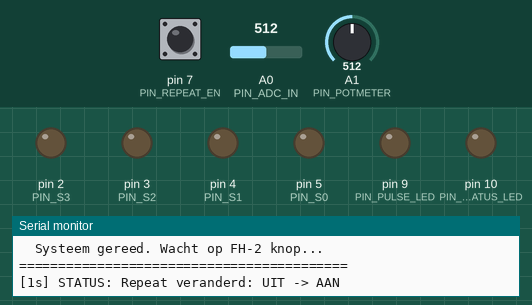
Simulated run of this sketch. Board: Arduino Nano, built with avr-gcc and run on an emulated ATmega328P. On the bench: output pins drawn as LEDs (lit = HIGH), the last lines printed to the serial monitor. The inputs (shaded band) are chosen by the test bench; at power-on: A0 (PIN_ADC_IN) = 512, pin 7 (PIN_REPEAT_EN) HIGH, A1 (PIN_POTMETER) = 512. Pins used as bus, display or sensor lines are not drawn.

Above: at 2.2 s.
2.3 s: A0 (PIN_ADC_IN) set to 473
3.8 s: A0 (PIN_ADC_IN) set to 449
At 4.9 s:
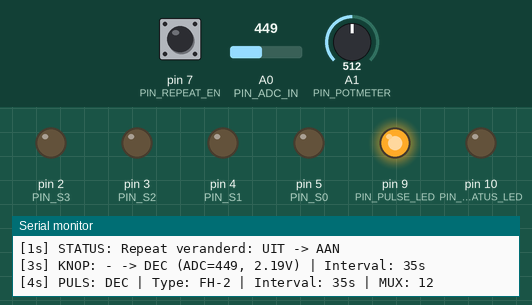
6.6 s: A0 (PIN_ADC_IN) set to 420
8.1 s: A0 (PIN_ADC_IN) set to 399
At 8.27 s:
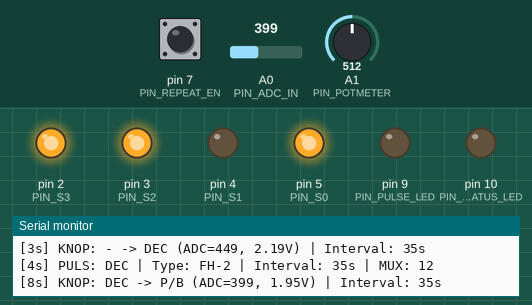
9.9 s: A0 (PIN_ADC_IN) set to 365
At 10.07 s:
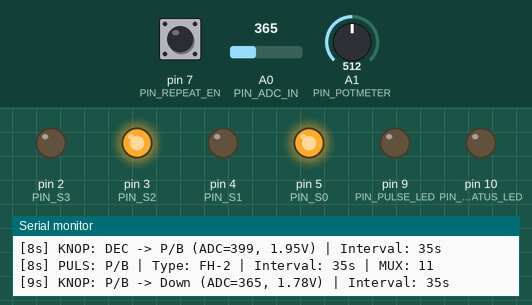
Timing chart, 0 to 12.9 s (numbered marks = the images above; inputs shaded):
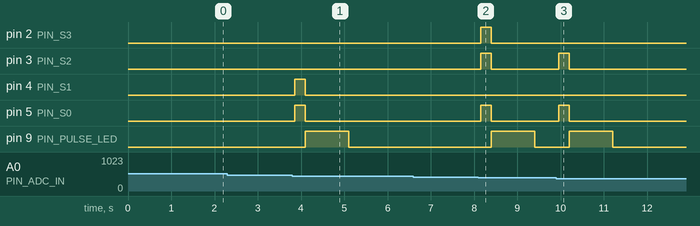

The sketch:

FH2_NANO.ino
```cpp
// ============================================================
// FH-2 CQ-machine controller — Arduino NANO versie 6
// Met intervaltijd weergave in monitor
// Repeat met interval beperkt tot knoppen 1, 2, 3, 4, 5
// ============================================================

// ---------------------------------------------------------------------------
// PULS DEFINITIES
// ---------------------------------------------------------------------------
#define PULS_FH2     "FH-2"
#define PULS_AUTO    "AUTO"

// ---------------------------------------------------------------------------
// STATUS DEFINITIES
// ---------------------------------------------------------------------------
#define STATUS_GESTOPT "GESTOPT"
#define STATUS_ACTIEF  "ACTIEF"

// ---------------------------------------------------------------------------
// PIN DEFINITIES - Nano specifiek
// ---------------------------------------------------------------------------
#define PIN_S3           2   // Nano D2: MUX S0
#define PIN_S2           3   // Nano D3: MUX S1
#define PIN_S1           4   // Nano D4: MUX S2
#define PIN_S0           5   // Nano D5: MUX S3
#define PIN_MUX_EN       6   // Nano D6: MUX Enable (actief laag)
#define PIN_REPEAT_EN    7   // Nano D7: Repeat enable (LOW=uit, HIGH=aan)
#define PIN_PULSE_LED    9   // Nano D9: Puls indicator LED
#define PIN_STATUS_LED   10  // Nano D10: Status LED (GROEN)
#define PIN_POTMETER     A1  // Nano A1: Potmeter interval
#define PIN_ADC_IN       A0  // Nano A0: ADC ingang FH-2

// ---------------------------------------------------------------------------
// CONSTANTEN
// ---------------------------------------------------------------------------
#define ADC_MAX         1023
#define VREF            5.0
#define POT_MAX         1023
#define MIN_INTERVAL    10       // minimale interval in seconden
#define MAX_INTERVAL    60      // maximale interval in seconden
#define MUX_TIMEOUT_MS  2000    // 2 seconden timeout
#define PULSE_DURATION  250     // 500ms pulsduur
#define DEBOUNCE_MS     50      // 50ms debounce
#define TOLERANTIE      0.15    // Spannings tolerantie voor knopdetectie

// ---------------------------------------------------------------------------
// GEMETEN SPANNINGEN EN KNOPEN
// ---------------------------------------------------------------------------
#define NUM_BUTTONS 13

const float BUTTON_VOLTAGES[NUM_BUTTONS] = {
    2.53,   // 0: Geen knop (rust) - hoogste spanning
    0.38,   // 1: 1.text - laagste spanning
    0.51,   // 2: 2.text
    0.667,  // 3: 3.text
    0.817,  // 4: 4.text
    1.001,  // 5: 5.text
    1.165,  // 6: MEM
    1.274,  // 7: Links (LEFT)
    1.453,  // 8: Up (UP)
    1.628,  // 9: Rechts (RIGHT)
    1.782,  // 10: Down (DOWN)
    1.922,  // 11: P/B
    2.09    // 12: DEC
};

const char* BUTTON_NAMES[NUM_BUTTONS] = {
    "-",       // 0: Geen knop
    "1",       // 1: 1.text
    "2",       // 2: 2.text
    "3",       // 3: 3.text
    "4",       // 4: 4.text
    "5",       // 5: 5.text
    "MEM",     // 6: MEM
    "Links",   // 7: LEFT
    "Up",      // 8: UP
    "Rechts",  // 9: RIGHT
    "Down",    // 10: DOWN
    "P/B",     // 11: P/B
    "DEC"      // 12: DEC
};

const int MUX_CHANNELS[NUM_BUTTONS] = {
    0, 1, 2, 3, 4, 5, 6, 7, 8, 9, 10, 11, 12
};

// ---------------------------------------------------------------------------
// VARIABELEN
// ---------------------------------------------------------------------------
int previousButton = -1;
int activeButton = -1;
unsigned long lastButtonPress = 0;
bool intervalActive = false;
unsigned long lastIntervalPulse = 0;
int intervalSeconds = 5;
bool repeatEnabled = true;
unsigned long lastPulseTime = 0;
bool pulseLedState = false;
int lastPotValue = -1;

// Vorige waarden voor change detection
int prev_intervalSeconds = -1;
bool prev_intervalActive = false;
bool prev_repeatEnabled = false;
int prev_detectedButton = -1;

// ---------------------------------------------------------------------------
// SETUP
// ---------------------------------------------------------------------------
void setup() {
    Serial.begin(9600);
    while (!Serial) {
        delay(100);
    }

    // Configureer pinnen
    pinMode(PIN_S0, OUTPUT);
    pinMode(PIN_S1, OUTPUT);
    pinMode(PIN_S2, OUTPUT);
    pinMode(PIN_S3, OUTPUT);
    pinMode(PIN_MUX_EN, OUTPUT);
    pinMode(PIN_REPEAT_EN, INPUT_PULLUP);
    pinMode(PIN_PULSE_LED, OUTPUT);
    pinMode(PIN_STATUS_LED, OUTPUT);

    // MUX uit bij opstart
    digitalWrite(PIN_MUX_EN, HIGH);
    setMuxChannel(0);

    // LED's uit
    digitalWrite(PIN_PULSE_LED, LOW);
    digitalWrite(PIN_STATUS_LED, LOW);

    // Lees initiële interval
    intervalSeconds = readInterval();
    lastPotValue = intervalSeconds;
    prev_intervalSeconds = intervalSeconds;

    // Toon info
    printHeader();
    printCurrentSettings();

    Serial.println(F("=========================================="));
    Serial.println(F("  Systeem gereed. Wacht op FH-2 knop..."));
    Serial.println(F("==========================================\n"));

    delay(500);
}

// ---------------------------------------------------------------------------
// KNOP DETECTIE
// ---------------------------------------------------------------------------
bool canRepeatWithInterval(int buttonIndex) {
    // Alleen knoppen 1, 2, 3, 4, 5 kunnen de interval-cyclus gebruiken
    return (buttonIndex >= 1 && buttonIndex <= 5);
}

int detectButtonByVoltage(int adcValue) {
    float measuredVoltage = (adcValue * VREF) / ADC_MAX;

    int bestMatch = 0;
    float minDiff = 999.0;

    for (int i = 0; i < NUM_BUTTONS; i++) {
        float diff = abs(BUTTON_VOLTAGES[i] - measuredVoltage);
        if (diff < minDiff) {
            minDiff = diff;
            bestMatch = i;
        }
    }

    if (minDiff < TOLERANTIE) {
        return bestMatch;
    }

    return 0;
}

// ---------------------------------------------------------------------------
// HEADER WEERGAVE
// ---------------------------------------------------------------------------
void printHeader() {
    Serial.println(F("=========================================="));
    Serial.println(F("  FH-2 CQ-machine - Arduino NANO v6"));
    Serial.println(F("  Met intervaltijd weergave"));
    Serial.println(F("=========================================="));
    Serial.println();
    Serial.println(F("NANO PIN LAYOUT:"));
    Serial.println(F("------------------------------------------"));
    Serial.println(F("  A0 = ADC FH-2 input"));
    Serial.println(F("  A1 = Potmeter interval"));
    Serial.println(F("  D5-D2 = MUX address (S0-S3)"));
    Serial.println(F("  D6 = MUX ~EN"));
    Serial.println(F("  D7 = Repeat schakelaar (GND=uit)"));
    Serial.println(F("  D9 = Puls LED"));
    Serial.println(F("  D10 = Status LED (GROEN)"));
    Serial.println();
}

// ---------------------------------------------------------------------------
// HUIDIGE INSTELLINGEN WEERGAVE
// ---------------------------------------------------------------------------
void printCurrentSettings() {
    Serial.println(F("HUIDIGE INSTELLINGEN:"));
    Serial.println(F("------------------------------------------"));
    Serial.print(F("  Interval: "));
    Serial.print(intervalSeconds);
    Serial.println(F(" sec"));
    Serial.print(F("  Repeat: "));
    Serial.println(repeatEnabled ? F("AAN") : F("UIT"));
    Serial.println();
}

// ---------------------------------------------------------------------------
// MUX KANAAL INSTELLEN
// ---------------------------------------------------------------------------
void setMuxChannel(int channel) {
    digitalWrite(PIN_S3, (channel & 1) ? HIGH : LOW);
    digitalWrite(PIN_S2, (channel & 2) ? HIGH : LOW);
    digitalWrite(PIN_S1, (channel & 4) ? HIGH : LOW);
    digitalWrite(PIN_S0, (channel & 8) ? HIGH : LOW);
}

// ---------------------------------------------------------------------------
// PULS VERZENDEN
// ---------------------------------------------------------------------------
void sendPulse(int muxChannel, const char* pulseType) {
    digitalWrite(PIN_MUX_EN, LOW);
    setMuxChannel(muxChannel);

    delay(PULSE_DURATION);

    digitalWrite(PIN_MUX_EN, HIGH);
    setMuxChannel(0);

    // Pulse LED activeren
    digitalWrite(PIN_PULSE_LED, HIGH);
    lastPulseTime = millis();
    pulseLedState = true;

    Serial.println();
    Serial.print(F("["));
    Serial.print(millis() / 1000);
    Serial.print(F("s] PULS: "));
    Serial.print(BUTTON_NAMES[activeButton]);
    Serial.print(F(" | Type: "));
    Serial.print(pulseType);
    Serial.print(F(" | Interval: "));
    Serial.print(intervalSeconds);
    Serial.print(F("s | MUX: "));
    Serial.println(muxChannel);
}

// ---------------------------------------------------------------------------
// INTERVAL LEZEN
// ---------------------------------------------------------------------------
int readInterval() {
    int potValue = analogRead(PIN_POTMETER);
    int interval = map(potValue, 0, POT_MAX, MIN_INTERVAL, MAX_INTERVAL);
    return interval;
}

// ---------------------------------------------------------------------------
// STATUS WIJZIGING REPORTEN
// ---------------------------------------------------------------------------
void reportStatusChange(const char* what, const char* oldValue, const char* newValue) {
    Serial.print(F("["));
    Serial.print(millis() / 1000);
    Serial.print(F("s] STATUS: "));
    Serial.print(what);
    Serial.print(F(" veranderd: "));
    Serial.print(oldValue);
    Serial.print(F(" -> "));
    Serial.println(newValue);
}

// ---------------------------------------------------------------------------
// KNOP WIJZIGING REPORTEN
// ---------------------------------------------------------------------------
void reportButtonChange(int oldButton, int newButton, int adcValue) {
    Serial.println();
    Serial.print(F("["));
    Serial.print(millis() / 1000);
    Serial.print(F("s] KNOP: "));
    Serial.print(BUTTON_NAMES[oldButton]);
    Serial.print(F(" -> "));
    Serial.print(BUTTON_NAMES[newButton]);
    Serial.print(F(" (ADC="));
    Serial.print(adcValue);
    Serial.print(F(", "));
    Serial.print((adcValue * VREF) / ADC_MAX, 2);
    Serial.print(F("V) | Interval: "));
    Serial.print(intervalSeconds);
    Serial.println(F("s"));
}

// ---------------------------------------------------------------------------
// INTERVAL CYCLUS START REPORTEN
// ---------------------------------------------------------------------------
void reportCycleStart() {
    Serial.println();
    Serial.println(F("=========================================="));
    Serial.println(F(">>> INTERVAL CYCLUS GESTART"));
    Serial.print(F(">>> Knop: "));
    Serial.print(BUTTON_NAMES[activeButton]);
    Serial.print(F(" | Interval: "));
    Serial.print(intervalSeconds);
    Serial.println(F(" sec"));
    Serial.print(F(">>> Repeat: "));
    Serial.println(repeatEnabled ? F("AAN") : F("UIT"));
    Serial.println(F(">>> Druk opnieuw op dezelfde knop om te stoppen"));
    Serial.println(F("=========================================="));
    Serial.println();
}

// ---------------------------------------------------------------------------
// INTERVAL CYCLUS STOP REPORTEN
// ---------------------------------------------------------------------------
void reportCycleStop() {
    Serial.println();
    Serial.println(F("=========================================="));
    Serial.println(F(">>> INTERVAL CYCLUS GESTOPT"));
    Serial.println(F("=========================================="));
    Serial.println();
}

// ---------------------------------------------------------------------------
// INTERVAL WIJZIGING REPORTEN
// ---------------------------------------------------------------------------
void reportIntervalChange(int oldInterval, int newInterval) {
    Serial.print(F("["));
    Serial.print(millis() / 1000);
    Serial.print(F("s] INFO: Interval gewijzigd: "));
    Serial.print(oldInterval);
    Serial.print(F("s -> "));
    Serial.print(newInterval);
    Serial.println(F("s"));
}

// ---------------------------------------------------------------------------
// HOOFDLUS
// ---------------------------------------------------------------------------
void loop() {
    unsigned long now = millis();
    int adcValue = analogRead(PIN_ADC_IN);
    int detectedButton = detectButtonByVoltage(adcValue);
    repeatEnabled = (digitalRead(PIN_REPEAT_EN) == HIGH);

    // Pulse LED timer
    if (pulseLedState && (now - lastPulseTime >= 1000)) {
        digitalWrite(PIN_PULSE_LED, LOW);
        pulseLedState = false;
    }

    // Interval bijwerken
    int currentInterval = readInterval();
    if (currentInterval != lastPotValue) {
        lastPotValue = currentInterval;
        intervalSeconds = currentInterval;
    }

    // Status LED bijwerken
    digitalWrite(PIN_STATUS_LED, intervalActive ? HIGH : LOW);

    // ========================================
    // CHANGE DETECTION EN RAPPORTAGE
    // ========================================

    // Repeat schakelaar wijziging
    if (repeatEnabled != prev_repeatEnabled) {
        reportStatusChange("Repeat",
            prev_repeatEnabled ? "AAN" : "UIT",
            repeatEnabled ? "AAN" : "UIT");
        prev_repeatEnabled = repeatEnabled;
    }

    // Interval wijziging rapporteren
    if (intervalSeconds != prev_intervalSeconds) {
        reportIntervalChange(prev_intervalSeconds, intervalSeconds);
        prev_intervalSeconds = intervalSeconds;
    }

    // Status wijziging
    if (intervalActive != prev_intervalActive) {
        if (intervalActive) {
            reportCycleStart();
        } else {
            reportCycleStop();
        }
        prev_intervalActive = intervalActive;
    }

    // Knop wijziging
    if (detectedButton != prev_detectedButton) {
        if (detectedButton > 0) {
            reportButtonChange(prev_detectedButton, detectedButton, adcValue);
        }
        prev_detectedButton = detectedButton;
    }

    // ========================================
    // KNOP VERWERKING
    // ========================================

    if (detectedButton > 0 && detectedButton != previousButton) {
        delay(DEBOUNCE_MS);

        int checkAdc = analogRead(PIN_ADC_IN);
        int checkButton = detectButtonByVoltage(checkAdc);

        if (checkButton == detectedButton) {
            activeButton = detectedButton;
            lastButtonPress = now;
            prev_intervalSeconds = intervalSeconds;

            // Stuur puls
            int muxCh = MUX_CHANNELS[activeButton];
            sendPulse(muxCh, PULS_FH2);

            // Intervalcyclus starten of stoppen (alleen voor knoppen 1-5)
            if (canRepeatWithInterval(activeButton)) {
                if (!intervalActive) {
                    intervalActive = true;
                    lastIntervalPulse = now;
                    prev_intervalActive = intervalActive;
                } else {
                    intervalActive = false;
                    digitalWrite(PIN_STATUS_LED, LOW);
                    prev_intervalActive = intervalActive;
                }
            } else {
                // Overige knoppen stoppen een actieve interval-cyclus
                if (intervalActive) {
                    intervalActive = false;
                    digitalWrite(PIN_STATUS_LED, LOW);
                    prev_intervalActive = intervalActive;
                }
            }

            previousButton = detectedButton;
        }
    }

    if (detectedButton == 0) {
        previousButton = -1;
    }

    // ========================================
    // INTERVAL PULS
    // ========================================

    if (intervalActive && repeatEnabled) {
        if (now - lastIntervalPulse >= (intervalSeconds * 1000UL)) {
            sendPulse(MUX_CHANNELS[activeButton], PULS_AUTO);
            lastIntervalPulse = now;
        }
    }

    // MUX timeout
    if (activeButton > 0 && (now - lastButtonPress >= MUX_TIMEOUT_MS)) {
        setMuxChannel(0);
        digitalWrite(PIN_MUX_EN, HIGH);
    }
}
```

Measured:
- the behaviour switches between 459 and 458 on A0 (PIN_ADC_IN) (found by bisection; images 0 and 1)
- the behaviour switches between 411 and 410 on A0 (PIN_ADC_IN) (found by bisection; images 1 and 2)
- the behaviour switches between 379 and 378 on A0 (PIN_ADC_IN) (found by bisection; images 2 and 3)
- after the input at 2.3 s, every drawn part: stays the same
- after the input at 3.8 s, pin 4 (PIN_S1), pin 5 (PIN_S0): LOW → HIGH after 0.05 s, → LOW 0.25 s later; pin 9 (PIN_PULSE_LED): LOW → HIGH after 0.30 s, → LOW 1.0 s later
- after the input at 6.6 s, every drawn part: stays the same
- after the input at 8.1 s, pin 2 (PIN_S3), pin 3 (PIN_S2), pin 5 (PIN_S0): LOW → HIGH after 0.05 s, → LOW 0.25 s later; pin 9 (PIN_PULSE_LED): LOW → HIGH after 0.30 s, → LOW 1.0 s later
- after the input at 9.9 s, pin 3 (PIN_S2), pin 5 (PIN_S0): LOW → HIGH after 0.05 s, → LOW 0.25 s later; pin 9 (PIN_PULSE_LED): LOW → HIGH after 0.30 s, → LOW 1.0 s later
